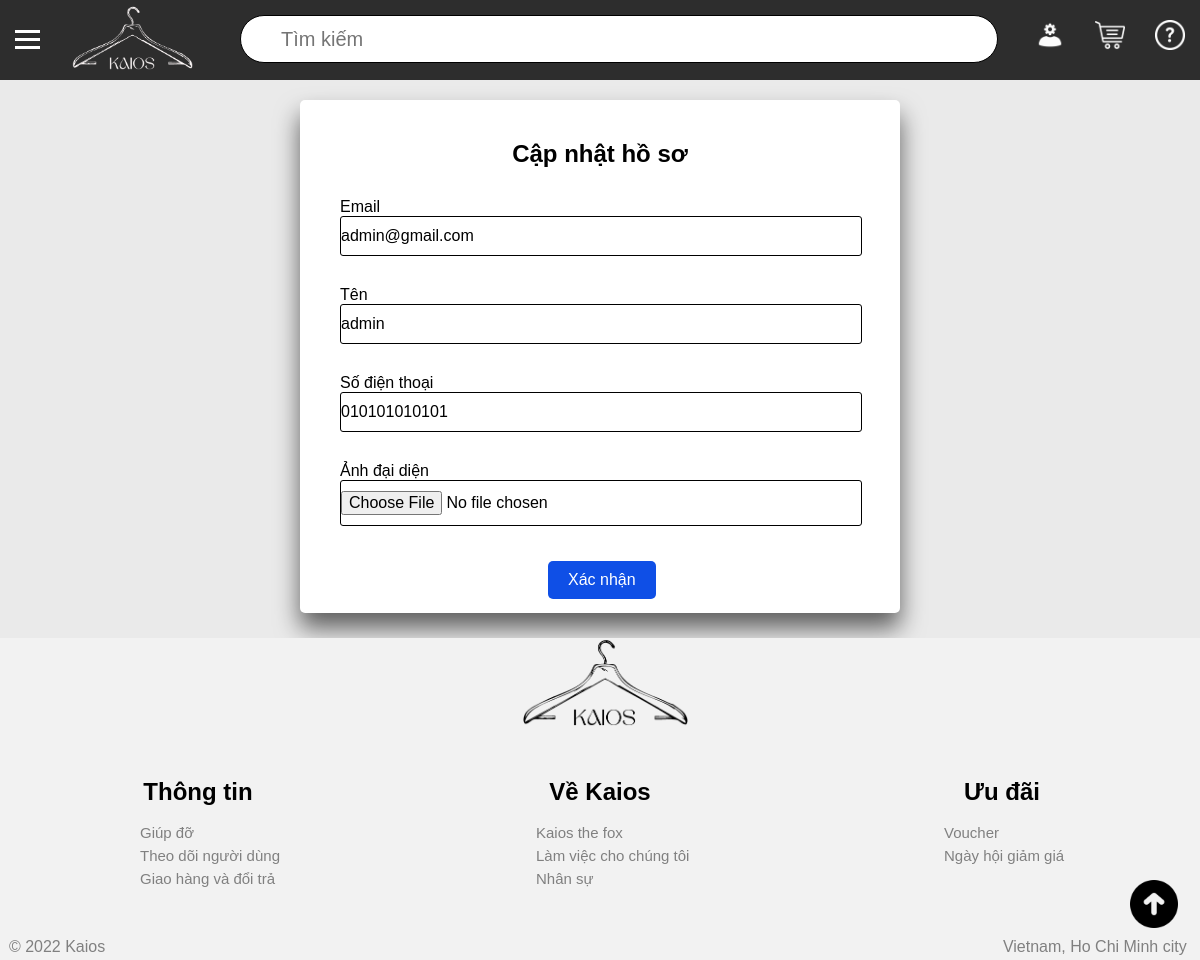
/signing/update_profile.php (signed in), run on the app's committed database.
### tables this page shows
CREATE TABLE `nhan_vien` (
  `ma` int(11) NOT NULL,
  `anh_dai_dien` varchar(200) NOT NULL DEFAULT 'default.png',
  `ten` varchar(50) NOT NULL,
  `so_dien_thoai` varchar(20) NOT NULL,
  `dia_chi` text NOT NULL,
  `ngay_sinh` date NOT NULL,
  `email` text NOT NULL,
  `mat_khau` varchar(200) NOT NULL,
  `cap_do` bit(1) NOT NULL
);

### signing/update_profile.php (the view, shortened to what this page needs)
<!DOCTYPE html>
<html>
<head>
	<?php include '../admin/form.php'?>
	<link rel="stylesheet" type="text/css" href="../styles.css">
</head>
<body>
	<div id="main_div">
		<?php
        include '../partial/header.php'; ?>
        <?php
            require '../database/connect.php';
            $ma = $_SESSION['ma'];
            if (isset($_SESSION['cap_do'])) {
                $table = "nhan_vien";
            } else $table = "khach_hang";
            $query = "select * from $table where ma = '$ma'";
            $result = mysqli_fetch_array(mysqli_query($connect,$query));
        ?>
        <div id="middle_div">
        	<div class="login-box">
				<h2>Cập nhật hồ sơ</h2>
				<form action="process_update_profile.php" method="post" id="my_form" enctype="multipart/form-data">
		            <div class="user-box">
                    Email<input type="email" name="email" required="" value="<?php echo $result['email'] ?>">
					</div>
					<div class="user-box">
						Tên<input type="text" name="ten" required value="<?php echo $result['ten'] ?>">
					</div>
					<div class="user-box">
						Số điện thoại<input type="text" name="so_dien_thoai" required value="<?php echo $result['so_dien_thoai'] ?>">
					</div>
					<div class="user-box">
		                Ảnh đại diện<input type="file" name="anh_dai_dien">
					</div>
					<a href="javascript:{}" onclick="document.getElementById('my_form').submit();" style="margin-left: 40%;">
                        Xác nhận
					</a>
				</form>
			</div>
        </div>
    	<?php include '../partial/footer.php'; ?>
	</div>
</body>
</html>

### styles.css (style rules this page uses)
html { height: 100%; }
body { margin:0; padding:0; font-family: sans-serif; background-color: #f1f1df; }
#main_div { width: 100%; height: auto; background-color: #eaeaea; position: relative; }
#middle_div { height: 83%; width: 100%; background-color: #eaeaea; float: left; }
h2 { padding: 0; margin: 0; }

### admin/form.php (style rules this page uses)
.login-box { height: auto; width: 50%; left: 100px; padding: 40px; background: white; box-sizing: border-box; box-shadow: 0 15px 25px rgba(0,0,0,.6); border-radius: 5px; padding-bottom: 10px; margin: auto; margin-top: 20px; margin-bottom: 25px; }
.login-box h2 { margin: 0 0 30px; padding: 0; color: black; text-align: center; }
.login-box .user-box { position: relative; }
.login-box .user-box input { width: 100%; padding: 10px 0; font-size: 16px; color: black; margin-bottom: 30px; border: 1px solid black; border-radius: 3px; outline: none; background: transparent; }

### data on the page
nhan_vien: email "admin@gmail.com", ten "admin", so_dien_thoai "010101010101"
